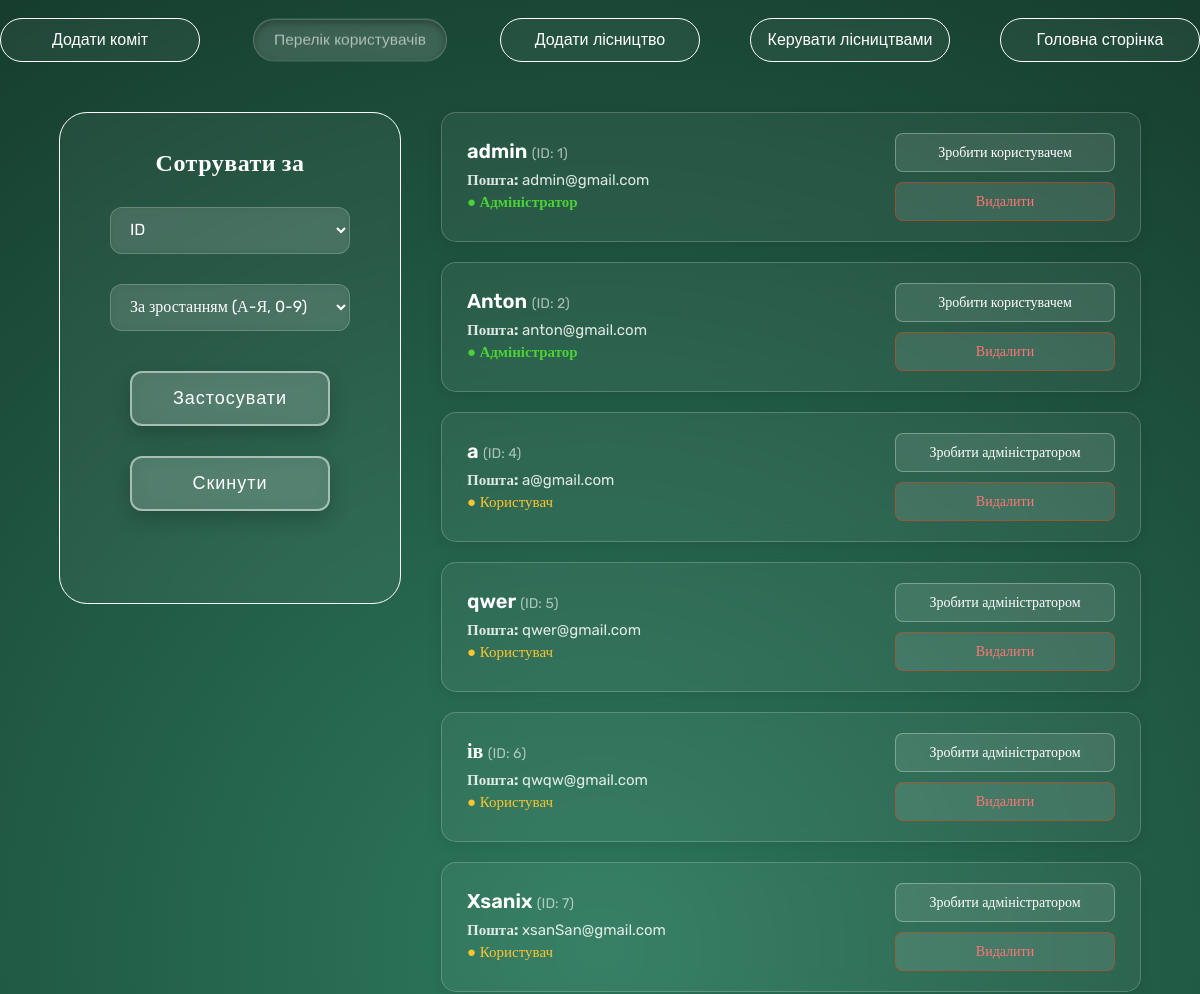
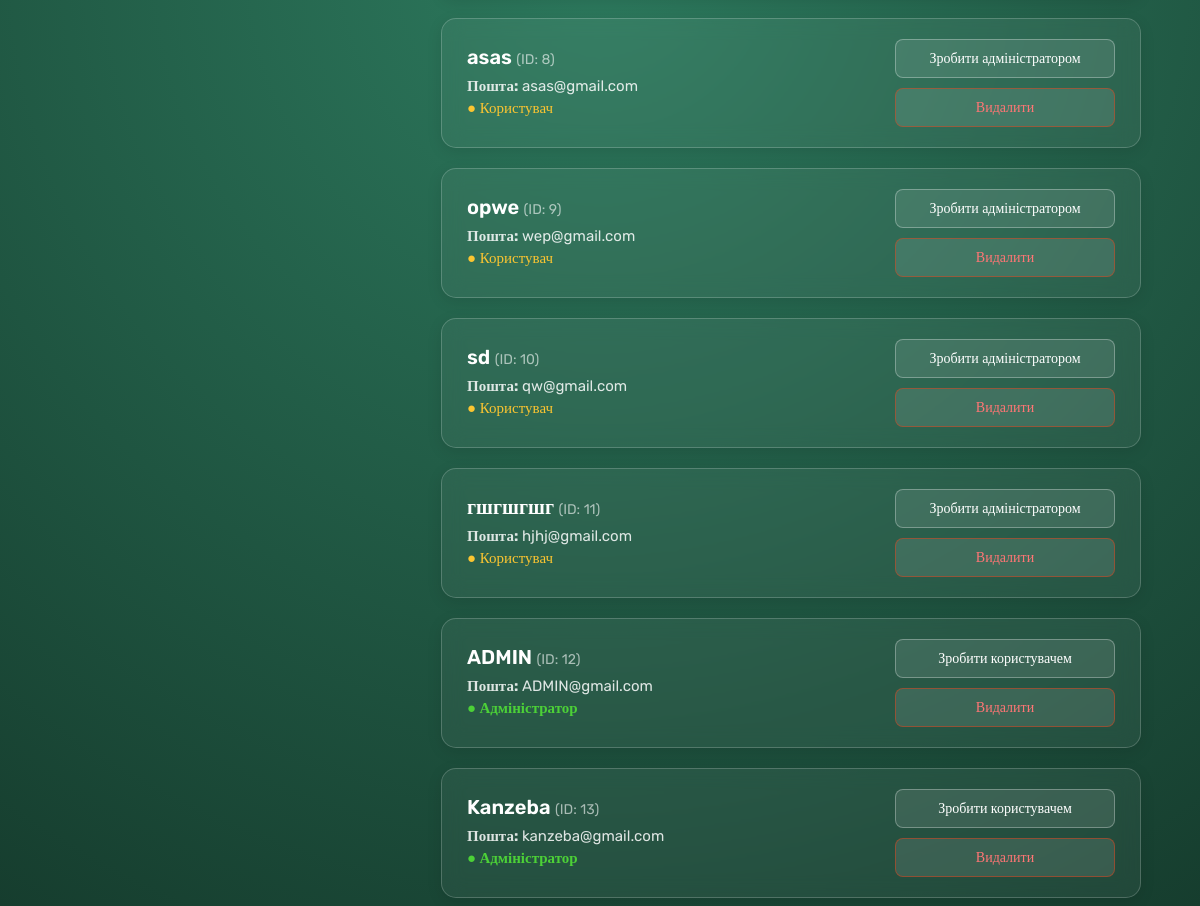
/all_users (signed in), run on the app's committed database (2 pictures, top to bottom).
### DB.py (models this page shows, shortened)
class User(UserMixin, db.Model):
    id = db.Column(db.Integer, primary_key=True)
    isAdmin = db.Column(db.Boolean, default=False)
    username = db.Column(db.String(150), unique=True, nullable=False)
    gmail = db.Column(db.String(150), unique=True, nullable=False)
    password_hash = db.Column(db.String(256), nullable=False)

### app.py (the view)
@app.route('/all_users', methods=['POST', 'GET'])
@login_required
@admin_required
def all_users():
    sort_by = request.args.get('sort', 'id')
    order = request.args.get('order', 'asc')
    valid_columns = ['id', 'username', 'gmail', 'isAdmin']
    if sort_by in valid_columns:
        column = getattr(User, sort_by)
        if order == 'desc':
            users = User.query.order_by(column.desc()).all()
        else:
            users = User.query.order_by(column.asc()).all()
    else:
        users = User.query.all()
    return render_template('all_user.html', users=users)

### app.py (called while the page is built)
@login_manager.user_loader
def load_user(user_id):
    return User.query.get(int(user_id))

### templates/all_user.html (shortened to what this page needs)
<!DOCTYPE html>
<html lang="en">
<head>
    <link rel="stylesheet" href="{{ url_for('static', filename='styles/admin-style.css') }}">
    <link rel="stylesheet" href="{{ url_for('static', filename='styles/btn-style.css')}}">
</head>
<body style="background: radial-gradient(circle at center, #2d7a5e 0%, #163d2e 100%);">
    <header>
        <a style="text-decoration: none;" href="{{ url_for('comits')}}"><button class="glass-button-white">Додати коміт</button></a>
        <a style="text-decoration: none;" href="{{ url_for('all_users') }}"><button class="glass-button-white active">Перелік користувачів</button></a>
        <a style="text-decoration: none;" href="{{ url_for('admin') }}"><button class="glass-button-white">Додати лісництво</button></a>
        <a style="text-decoration: none;" href="{{ url_for('change') }}"><button class="glass-button-white">Керувати лісництвами</button></a>
        <a style="text-decoration: none;" href="{{ url_for('main') }}"><button class="glass-button-white">Головна сторінка</button></a>
    </header>
    <div style="display: flex; justify-content: center; width: 100%; gap: 40px;">
        <div class="input-box box-litel" style="height: 450px; margin-top: 50px; position: sticky; top: 100px;">
            <h1 style="text-align: center;">Сотрувати за</h1>
            <form style="display: flex; flex-direction: column; align-items: center; margin-top: 10px;" action="{{ url_for('all_users') }}" method="GET">
                <div style="display: flex; flex-direction: column; align-items: center; justify-content: center; gap: 30px;">
                    <select name="sort" id="sort" class="input-box">
                        <option value="id" {% if request.args.get('sort') == 'id' %}selected{% endif %}>ID</option>
                    </select>
                    <select name="order" id="order" class="input-box">
                        <option value="asc" {% if request.args.get('order') == 'asc' %}selected{% endif %}>За зростанням (А-Я, 0-9)</option>
                    </select>
                </div>
                <div style="display: flex; flex-direction: column; align-items: center; gap: 30px;">
                    <button type="submit" class="submit-btn">Застосувати</button>
                    <a href="{{ url_for('all_users') }}"><button type="button" class="submit-btn">Скинути</button></a>
                </div>
            </form>
        </div>
        <main class="users-container">
            {% for user in users %}
            <div class="user-card">
                <div class="user-info">
                    <h3>{{ user.username }} <span style="font-size: 14px; font-weight: normal; opacity: 0.6;">(ID: {{ user.id }})</span></h3>
                    <p><strong>Пошта:</strong> {{ user.gmail }}</p>
                    {% if user.isAdmin %}
                        <p class="status-admin">● Адміністратор</p>
                    {% else %}
                        <p class="status-user">● Користувач</p>
                    {% endif %}
                </div>
                <div class="user-actions">
                    <form action="{{ url_for('toggle_admin', id=user.id) }}" method="POST" style="margin: 0;">
                        <button type="submit" class="action-btn" onclick="return confirm('Ви впевнені?')">
                            {% if user.isAdmin %}
                                Зробити користувачем
                            {% else %}
                                Зробити адміністратором
                            {% endif %}
                        </button>
                    </form>
                    <form action="{{ url_for('delete_user', id=user.id) }}" method="POST" style="margin: 0;">
                        <button type="submit" class="action-btn delete-btn" onclick="return confirm('Ви впевнені?')">Видалити</button>
                    </form>
                </div>
            </div>
            {% endfor %}
        </main>
    </div>
</body>
</html>

### static/styles/admin-style.css (style rules this page uses)
body { font-family: "Rubik"; }
header { top: 0px; position: sticky; display: flex; justify-content: center; gap: 50px; z-index: 200; }
h1 { font-size: 24px; color: #fff; margin-bottom: 10px; letter-spacing: 0.5px; }
form { margin-top: 80px; display: flex; justify-content: center; gap: 40px; }
.input-box { display: flex; flex-direction: column; gap: 10px; padding: 20px; background: rgba(255, 255, 255, 0.05); backdrop-filter: blur(5px); -webkit-backdrop-filter: blur(5px); border: 1px solid rgb(255, 255, 255); color: #fff; border-radius: 28px; font-size: 16px; font-weight: 400; }
.box-litel { width: 300px; }
.input-box input, .input-box select { width: 100%; box-sizing: border-box; padding: 12px 15px; background: rgba(255, 255, 255, 0.1); border: 1px solid rgba(255, 255, 255, 0.2); border-radius: 12px; color: #ffffff; font-size: 16px; font-family: inherit; outline: none; transition: all 0.3s ease; }
.input-box select option { background-color: #163d2e; color: #ffffff; }
.users-container { display: flex; flex-direction: column; gap: 20px; width: 100%; max-width: 700px; margin-top: 50px; }
.user-card { background: rgba(255, 255, 255, 0.05); backdrop-filter: blur(10px); -webkit-backdrop-filter: blur(10px); border: 1px solid rgba(255, 255, 255, 0.2); border-radius: 15px; padding: 20px 25px; color: white; display: flex; justify-content: space-between; align-items: center; box-shadow: 0 4px 15px rgba(0, 0, 0, 0.1); transition: transform 0.3s ease, background 0.3s ease; }
.user-info h3 { margin: 0 0 8px 0; font-size: 20px; font-weight: 600; }
.user-info p { margin: 4px 0; font-size: 15px; color: rgba(255, 255, 255, 0.85); }
.status-admin { color: #4cd137 !important; font-weight: 600; }
.status-user { color: #fbc531 !important; }
.user-actions { display: flex; flex-direction: column; gap: 10px; min-width: 220px; }
.action-btn { width: 100%; padding: 10px 15px; border-radius: 8px; border: 1px solid rgba(255, 255, 255, 0.3); background: rgba(255, 255, 255, 0.1); color: white; cursor: pointer; transition: all 0.3s ease; font-family: inherit; font-size: 14px; }
.delete-btn { border-color: rgba(232, 65, 24, 0.5); color: #ff7675; }

### static/styles/btn-style.css (style rules this page uses)
.glass-button-white { display: flex; align-items: center; justify-content: center; gap: 10px; width: 200px; padding: 12px; margin-top: 10px; background: rgba(255, 255, 255, 0.05); backdrop-filter: blur(5px); -webkit-backdrop-filter: blur(5px); border: 1px solid rgb(255, 255, 255); color: #fff; border-radius: 28px; font-size: 16px; font-weight: 400; cursor: pointer; transition: all 0.3s ease; }
.active { transform: scale(0.97); background: rgba(255, 255, 255, 0.15); color: rgba(255, 255, 255, 0.6); border-color: rgba(255, 255, 255, 0.2); box-shadow: inset 0 3px 8px rgba(0, 0, 0, 0.3); cursor: default; pointer-events: none; }
.submit-btn { width: 200px; background: rgba(255, 255, 255, 0.15); border: 2px solid rgba(255, 255, 255, 0.5); color: #ffffff; padding: 15px 40px; font-size: 18px; font-weight: 400; letter-spacing: 1px; border-radius: 12px; backdrop-filter: blur(10px); -webkit-backdrop-filter: blur(10px); cursor: pointer; transition: all 0.3s ease; box-shadow: 0 8px 20px rgba(0, 0, 0, 0.2); }
.action-btn { width: 100%; padding: 10px 15px; border-radius: 8px; border: 1px solid rgba(255, 255, 255, 0.3); background: rgba(255, 255, 255, 0.1); color: white; cursor: pointer; transition: all 0.3s ease; font-family: inherit; font-size: 14px; }
.delete-btn { border-color: rgba(232, 65, 24, 0.5); color: #ff7675; }

### data on the page
User: username "admin", id "1", gmail "admin@gmail.com", isAdmin "● Адміністратор"
User: username "Anton", id "2", gmail "anton@gmail.com", isAdmin "● Адміністратор"
User: username "a", id "4", gmail "a@gmail.com", isAdmin "● Користувач"
User: username "qwer", id "5", gmail "qwer@gmail.com", isAdmin "● Користувач"
User: username "ів", id "6", gmail "qwqw@gmail.com", isAdmin "● Користувач"
User: username "Xsanix", id "7", gmail "xsanSan@gmail.com", isAdmin "● Користувач"
User: username "asas", id "8", gmail "asas@gmail.com", isAdmin "● Користувач"
User: username "opwe", id "9", gmail "wep@gmail.com", isAdmin "● Користувач"
User: username "sd", id "10", gmail "qw@gmail.com", isAdmin "● Користувач"
User: username "гшгшгшг", id "11", gmail "hjhj@gmail.com", isAdmin "● Користувач"
User: username "ADMIN", id "12", gmail "ADMIN@gmail.com", isAdmin "● Адміністратор"
User: username "Kanzeba", id "13", gmail "kanzeba@gmail.com", isAdmin "● Адміністратор"
